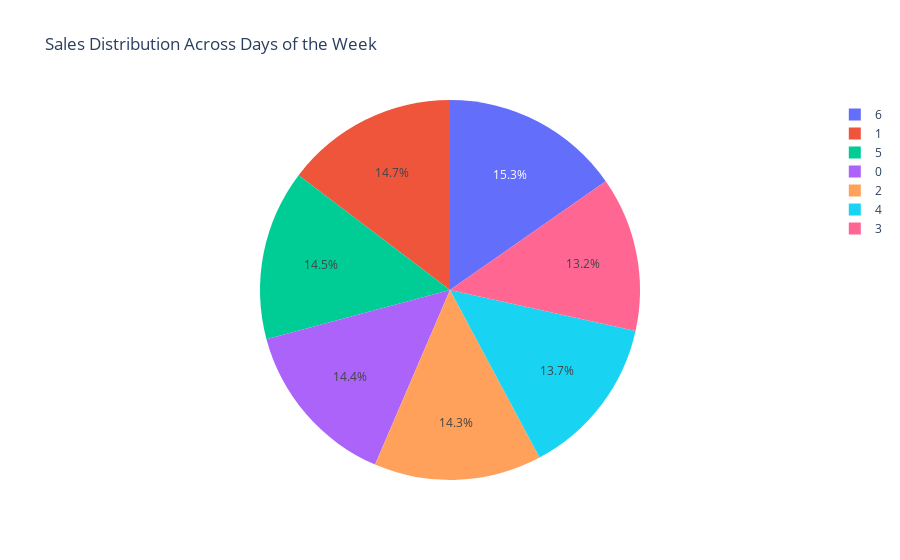

Notebook source saved alongside this figure:
### Code cell
fig = px.pie(day_sales, values='Total_Sales', names='day_of_week', title='Sales Distribution Across Days of the Week')
fig.show()

### Figure 1 — Plotly figure (JSON) as saved in the notebook; plotly's stock layout.template omitted (floating-point values rounded to 4 significant figures)
{"data": [{"domain": {"x": [0, 1], "y": [0, 1]}, "hovertemplate": "day_of_week=%{label}<br>Total_Sales=%{value}<extra></extra>", "labels": [0, 1, 2, 3, 4, 5, 6], "legendgroup": "", "name": "", "showlegend": true, "type": "pie", "values": [10950000.0, 11170000.0, 10860000.0, 10020000.0, 10460000.0, 11040000.0, 11640000.0]}], "layout": {"legend": {"tracegroupgap": 0}, "title": {"text": "Sales Distribution Across Days of the Week"}}}
